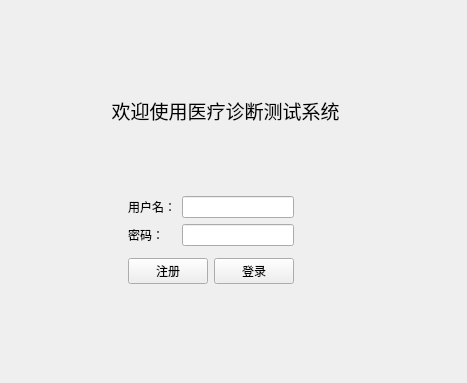
<?xml version="1.0" encoding="UTF-8"?>
<ui version="4.0">
 <class>LoginView</class>
 <widget class="QWidget" name="LoginView">
  <property name="geometry">
   <rect>
    <x>0</x>
    <y>0</y>
    <width>467</width>
    <height>383</height>
   </rect>
  </property>
  <property name="windowTitle">
   <string>登录</string>
  </property>
  <widget class="QLabel" name="label_3">
   <property name="geometry">
    <rect>
     <x>100</x>
     <y>100</y>
     <width>251</width>
     <height>21</height>
    </rect>
   </property>
   <property name="font">
    <font>
     <family>幼圆</family>
     <pointsize>14</pointsize>
    </font>
   </property>
   <property name="text">
    <string>欢迎使用医疗诊断测试系统</string>
   </property>
   <property name="alignment">
    <set>Qt::AlignmentFlag::AlignCenter</set>
   </property>
  </widget>
  <widget class="QWidget" name="">
   <property name="geometry">
    <rect>
     <x>50</x>
     <y>190</y>
     <width>321</width>
     <height>101</height>
    </rect>
   </property>
   <layout class="QHBoxLayout" name="horizontalLayout_2">
    <item>
     <spacer name="horizontalSpacer">
      <property name="orientation">
       <enum>Qt::Orientation::Horizontal</enum>
      </property>
      <property name="sizeHint" stdset="0">
       <size>
        <width>40</width>
        <height>20</height>
       </size>
      </property>
     </spacer>
    </item>
    <item>
     <layout class="QVBoxLayout" name="verticalLayout">
      <item>
       <layout class="QGridLayout" name="gridLayout">
        <item row="0" column="0">
         <widget class="QLabel" name="label">
          <property name="text">
           <string>用户名：</string>
          </property>
         </widget>
        </item>
        <item row="1" column="0">
         <widget class="QLabel" name="label_2">
          <property name="text">
           <string>密码：</string>
          </property>
         </widget>
        </item>
        <item row="1" column="1">
         <widget class="QLineEdit" name="inputUserPassword"/>
        </item>
        <item row="0" column="1">
         <widget class="QLineEdit" name="inputUserName"/>
        </item>
       </layout>
      </item>
      <item>
       <layout class="QHBoxLayout" name="horizontalLayout">
        <item>
         <widget class="QPushButton" name="btSignUp">
          <property name="text">
           <string>注册</string>
          </property>
         </widget>
        </item>
        <item>
         <widget class="QPushButton" name="btSignIn">
          <property name="text">
           <string>登录</string>
          </property>
         </widget>
        </item>
       </layout>
      </item>
     </layout>
    </item>
    <item>
     <spacer name="horizontalSpacer_2">
      <property name="orientation">
       <enum>Qt::Orientation::Horizontal</enum>
      </property>
      <property name="sizeHint" stdset="0">
       <size>
        <width>40</width>
        <height>20</height>
       </size>
      </property>
     </spacer>
    </item>
   </layout>
  </widget>
 </widget>
 <resources/>
 <connections/>
</ui>
